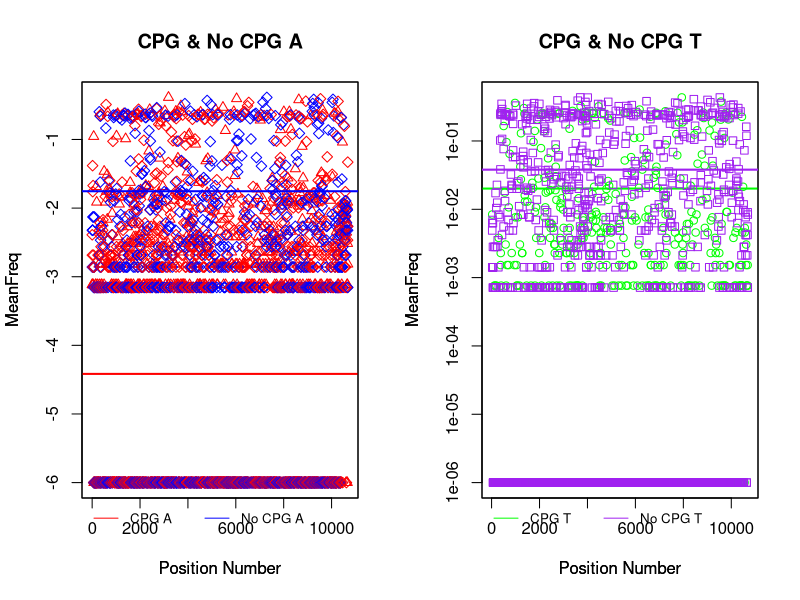

This figure's R source:
Dengue<-read.csv("DengueVirus1.fasta_pruned.mu.trim05_DF.csv")

CPGNoCPGAT<-function(Virus){
#subset wildtype and if a CPG site is made
CPGA<-subset(Virus, wtnt=='a' & makesCpG==1)
CPGT<-subset(Virus, wtnt=='t' & makesCpG==1) 

#subsets wildtype and if no CPG sites are made
NoCPGA<-subset(Virus, wtnt=='a' & makesCpG==0)
NoCPGT<-subset(Virus, wtnt=='t' & makesCpG==0)

#layout graphs take same amount of space and 2 columns
layout(matrix(c(1,2),ncol = 2,byrow = TRUE))
#plot position number vs mean freq
plot(CPGA$num,log10(CPGA$MeanFreq+.000001), col = "red",xlab="Position Number", ylab="MeanFreq",main="CPG & No CPG A", pch=2)
#creates a line with mean of all points
abline(h=mean(log10(CPGA$MeanFreq+.000001)),col = "red", lwd=2)
#creates legend with red for CPG A and blue for No CPG A
legend("topleft",inset=c(0,1.01), legend=c
       ("CPG A","No CPG A"),col=c("red","blue"), horiz=TRUE, lty=1, cex=0.8,xpd=TRUE,bty='n')
#overlaps second graph on top of first graph
par(new=TRUE)
#plots second graph No CPG A. xaxt gets rid of x axis label yaxt gets rid of y
plot(NoCPGA$num,NoCPGA$MeanFreq+.000001,log='y', col=c("red","blue"),xaxt="n", yaxt="n",xlab="Position Number", ylab="MeanFreq", pch=5)
abline(h=mean(NoCPGA$MeanFreq+.000001),col="blue",lwd=2)

plot(CPGT$num,CPGT$MeanFreq+.000001,log='y', col = "green",xlab="Position Number", ylab="MeanFreq",main="CPG & No CPG T")
abline(h=mean(CPGT$MeanFreq+.000001),col = "green", lwd=2)
legend("topleft",inset=c(0,1.01), legend=c
       ("CPG T","No CPG T"),col=c("green","purple"), horiz=TRUE, lty=1, cex=0.8,xpd=TRUE,bty='n')
par(new=TRUE)
plot(NoCPGT$num,NoCPGT$MeanFreq+.000001,log='y', col="purple",xaxt="n", yaxt="n",xlab="Position Number", ylab="MeanFreq", pch=0)
abline(h=mean(NoCPGT$MeanFreq+.000001),col="purple",lwd=2)
}
 
CPGNoCPGAT(Dengue)
